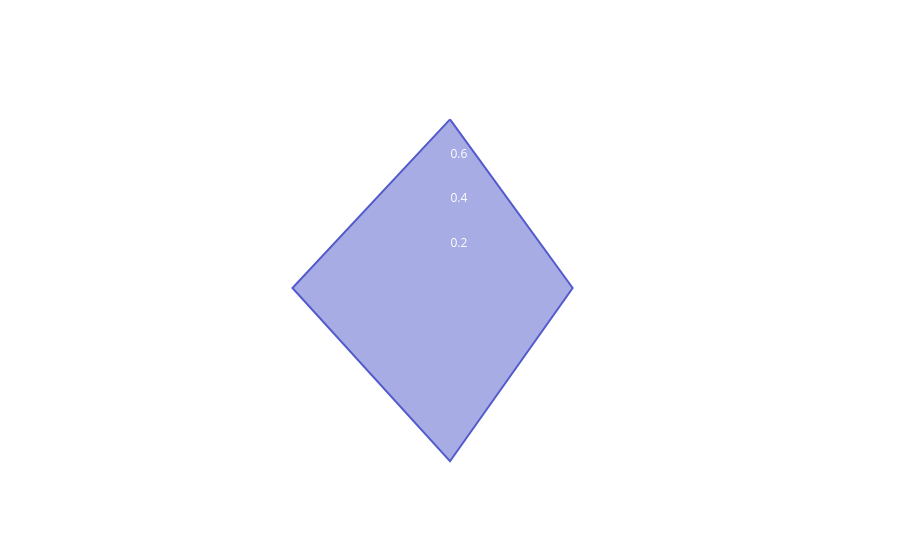

The notebook cell this image was saved under:
### Markdown cell above
## Метрики

### Code cell
import plotly.express as px

metrics = {
    'Context Recall': 0.7525,
    'Context Precision': 0.5476,
    'Answer Relevancy': 0.7734, 
    'Faithfulness': 0.7034
}


# 3. Отрисовка без лишнего pandas
# Plotly Express отлично принимает словари напрямую
fig = px.line_polar(
    r=list(metrics.values()),
    theta=list(metrics.keys()),
    line_close=True,
    range_r=[0, 1], # Явно задаем масштаб для RAGAS
    title="RAG Evaluation Metrics"
)

fig.update_traces(fill='toself', line_color='#525bcb')

fig.update_layout(
    title={
        'text': "RAG Evaluation Metrics",
        'x': 0.5,
        'y': 0.95,
        'xanchor': 'center',
        'yanchor': 'top',
        'font': {'size': 20, 'color': 'white'}
    },
    paper_bgcolor='rgba(0,0,0,0)',
    font=dict(color='white'),
    polar=dict(
        bgcolor='rgba(0,0,0,0)',
        radialaxis=dict(
            visible=True,
            range=[0, 1],
            tickvals=[0.2, 0.4, 0.6, 0.8, 1.0],
            tickangle=90,
            angle=90,
            tickfont=dict(size=12, color="white"),
            gridcolor="rgba(255, 255, 255, 0.2)",
            showline=False,
        ),
        angularaxis=dict(
            rotation=90,
            direction="clockwise",
            tickfont=dict(size=14, color="white", family="Arial"),
            gridcolor="rgba(255, 255, 255, 0.2)"
        )
    ),
    margin=dict(l=72, r=72, t=64, b=48) 
)

fig.show()
fig.write_image('../../data/fig/radar_metrics.png', scale=2)

### Figure 1 — Plotly figure (JSON) as saved in the notebook; plotly's stock layout.template omitted (floating-point values rounded to 4 significant figures)
{"data": [{"fill": "toself", "hovertemplate": "r=%{r}<br>theta=%{theta}<extra></extra>", "legendgroup": "", "line": {"color": "#525bcb", "dash": "solid"}, "marker": {"symbol": "circle"}, "mode": "lines", "name": "", "r": [0.7525, 0.5476, 0.7734, 0.7034, 0.7525], "showlegend": false, "subplot": "polar", "theta": ["Context Recall", "Context Precision", "Answer Relevancy", "Faithfulness", "Context Recall"], "type": "scatterpolar"}], "layout": {"font": {"color": "white"}, "legend": {"tracegroupgap": 0}, "margin": {"b": 48, "l": 72, "r": 72, "t": 64}, "paper_bgcolor": "rgba(0,0,0,0)", "polar": {"angularaxis": {"direction": "clockwise", "gridcolor": "rgba(255, 255, 255, 0.2)", "rotation": 90, "tickfont": {"color": "white", "family": "Arial", "size": 14}}, "bgcolor": "rgba(0,0,0,0)", "domain": {"x": [0, 1], "y": [0, 1]}, "radialaxis": {"angle": 90, "gridcolor": "rgba(255, 255, 255, 0.2)", "range": [0, 1], "showline": false, "tickangle": 90, "tickfont": {"color": "white", "size": 12}, "tickvals": [0.2, 0.4, 0.6, 0.8, 1], "visible": true}}, "title": {"font": {"color": "white", "size": 20}, "text": "RAG Evaluation Metrics", "x": 0.5, "xanchor": "center", "y": 0.95, "yanchor": "top"}}}
